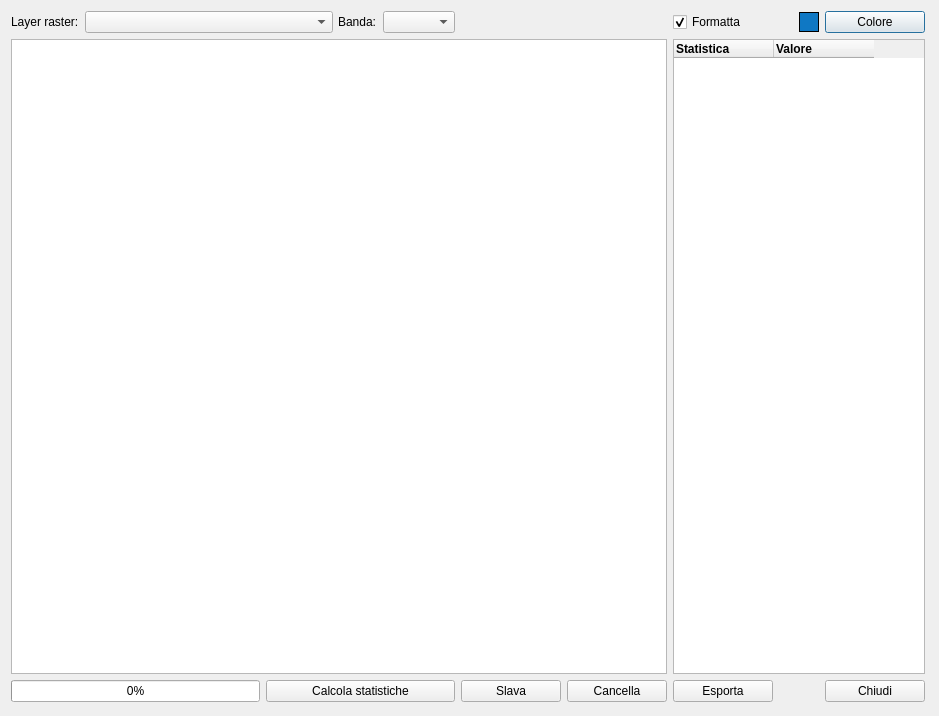
<?xml version="1.0" encoding="UTF-8"?>
<ui version="4.0">
 <class>RasterStatsPlusDialog</class>
 <widget class="QDialog" name="RasterStatsPlusDialog">
  <property name="geometry">
   <rect>
    <x>0</x>
    <y>0</y>
    <width>939</width>
    <height>716</height>
   </rect>
  </property>
  <property name="windowTitle">
   <string>Raster Stats Plus</string>
  </property>
  <widget class="QWidget" name="">
   <property name="geometry">
    <rect>
     <x>11</x>
     <y>11</y>
     <width>914</width>
     <height>691</height>
    </rect>
   </property>
   <layout class="QGridLayout" name="gridLayout">
    <item row="0" column="0" colspan="2">
     <layout class="QGridLayout" name="gridLayout_3">
      <item row="0" column="0">
       <widget class="QLabel" name="labelRaster">
        <property name="maximumSize">
         <size>
          <width>100</width>
          <height>16777215</height>
         </size>
        </property>
        <property name="text">
         <string>Layer raster:</string>
        </property>
        <property name="textFormat">
         <enum>Qt::TextFormat::AutoText</enum>
        </property>
       </widget>
      </item>
      <item row="0" column="2">
       <widget class="QLabel" name="labelBand">
        <property name="maximumSize">
         <size>
          <width>70</width>
          <height>16777215</height>
         </size>
        </property>
        <property name="text">
         <string>Banda:</string>
        </property>
       </widget>
      </item>
      <item row="0" column="1">
       <widget class="QComboBox" name="cmbRaster">
        <property name="minimumSize">
         <size>
          <width>248</width>
          <height>0</height>
         </size>
        </property>
       </widget>
      </item>
      <item row="0" column="3">
       <widget class="QComboBox" name="cmbBand">
        <property name="minimumSize">
         <size>
          <width>0</width>
          <height>0</height>
         </size>
        </property>
        <property name="maximumSize">
         <size>
          <width>120</width>
          <height>16777215</height>
         </size>
        </property>
       </widget>
      </item>
     </layout>
    </item>
    <item row="0" column="4">
     <widget class="QCheckBox" name="checkBoxFormat">
      <property name="minimumSize">
       <size>
        <width>120</width>
        <height>0</height>
       </size>
      </property>
      <property name="text">
       <string>Formatta</string>
      </property>
      <property name="checked">
       <bool>true</bool>
      </property>
     </widget>
    </item>
    <item row="0" column="5">
     <widget class="QLabel" name="labelColorPreview">
      <property name="minimumSize">
       <size>
        <width>20</width>
        <height>20</height>
       </size>
      </property>
      <property name="maximumSize">
       <size>
        <width>20</width>
        <height>20</height>
       </size>
      </property>
      <property name="autoFillBackground">
       <bool>false</bool>
      </property>
      <property name="styleSheet">
       <string notr="true">background-color: rgb(15, 120, 196);</string>
      </property>
      <property name="frameShape">
       <enum>QFrame::Shape::Box</enum>
      </property>
      <property name="frameShadow">
       <enum>QFrame::Shadow::Plain</enum>
      </property>
      <property name="text">
       <string/>
      </property>
     </widget>
    </item>
    <item row="0" column="6">
     <widget class="QPushButton" name="btnColorHist">
      <property name="text">
       <string>Colore</string>
      </property>
     </widget>
    </item>
    <item row="1" column="0" colspan="4">
     <widget class="QGraphicsView" name="graphicsViewIsto">
      <property name="minimumSize">
       <size>
        <width>650</width>
        <height>0</height>
       </size>
      </property>
      <property name="verticalScrollBarPolicy">
       <enum>Qt::ScrollBarPolicy::ScrollBarAlwaysOff</enum>
      </property>
      <property name="horizontalScrollBarPolicy">
       <enum>Qt::ScrollBarPolicy::ScrollBarAlwaysOff</enum>
      </property>
      <property name="sizeAdjustPolicy">
       <enum>QAbstractScrollArea::SizeAdjustPolicy::AdjustToContents</enum>
      </property>
      <property name="resizeAnchor">
       <enum>QGraphicsView::ViewportAnchor::NoAnchor</enum>
      </property>
     </widget>
    </item>
    <item row="1" column="4" colspan="3">
     <widget class="QTableWidget" name="tableWidgetStat">
      <column>
       <property name="text">
        <string>Statistica</string>
       </property>
       <property name="font">
        <font>
         <bold>true</bold>
        </font>
       </property>
       <property name="textAlignment">
        <set>AlignLeading|AlignVCenter</set>
       </property>
      </column>
      <column>
       <property name="text">
        <string>Valore</string>
       </property>
       <property name="font">
        <font>
         <bold>true</bold>
        </font>
       </property>
       <property name="textAlignment">
        <set>AlignLeading|AlignVCenter</set>
       </property>
      </column>
     </widget>
    </item>
    <item row="2" column="0">
     <widget class="QProgressBar" name="progressBar">
      <property name="minimumSize">
       <size>
        <width>200</width>
        <height>0</height>
       </size>
      </property>
      <property name="maximumSize">
       <size>
        <width>250</width>
        <height>16777215</height>
       </size>
      </property>
      <property name="value">
       <number>0</number>
      </property>
     </widget>
    </item>
    <item row="2" column="1">
     <widget class="QPushButton" name="btnCompute">
      <property name="minimumSize">
       <size>
        <width>150</width>
        <height>0</height>
       </size>
      </property>
      <property name="text">
       <string>Calcola statistiche</string>
      </property>
     </widget>
    </item>
    <item row="2" column="2">
     <widget class="QPushButton" name="btnSalveGraph">
      <property name="minimumSize">
       <size>
        <width>100</width>
        <height>0</height>
       </size>
      </property>
      <property name="text">
       <string>Slava</string>
      </property>
     </widget>
    </item>
    <item row="2" column="3">
     <widget class="QPushButton" name="pushButtonReset">
      <property name="minimumSize">
       <size>
        <width>100</width>
        <height>0</height>
       </size>
      </property>
      <property name="text">
       <string>Cancella</string>
      </property>
     </widget>
    </item>
    <item row="2" column="4">
     <widget class="QPushButton" name="btnExport">
      <property name="minimumSize">
       <size>
        <width>100</width>
        <height>0</height>
       </size>
      </property>
      <property name="maximumSize">
       <size>
        <width>100</width>
        <height>16777215</height>
       </size>
      </property>
      <property name="text">
       <string>Esporta</string>
      </property>
     </widget>
    </item>
    <item row="2" column="6">
     <widget class="QPushButton" name="btnClose">
      <property name="minimumSize">
       <size>
        <width>100</width>
        <height>0</height>
       </size>
      </property>
      <property name="text">
       <string>Chiudi</string>
      </property>
     </widget>
    </item>
   </layout>
  </widget>
 </widget>
 <resources/>
 <connections/>
</ui>
